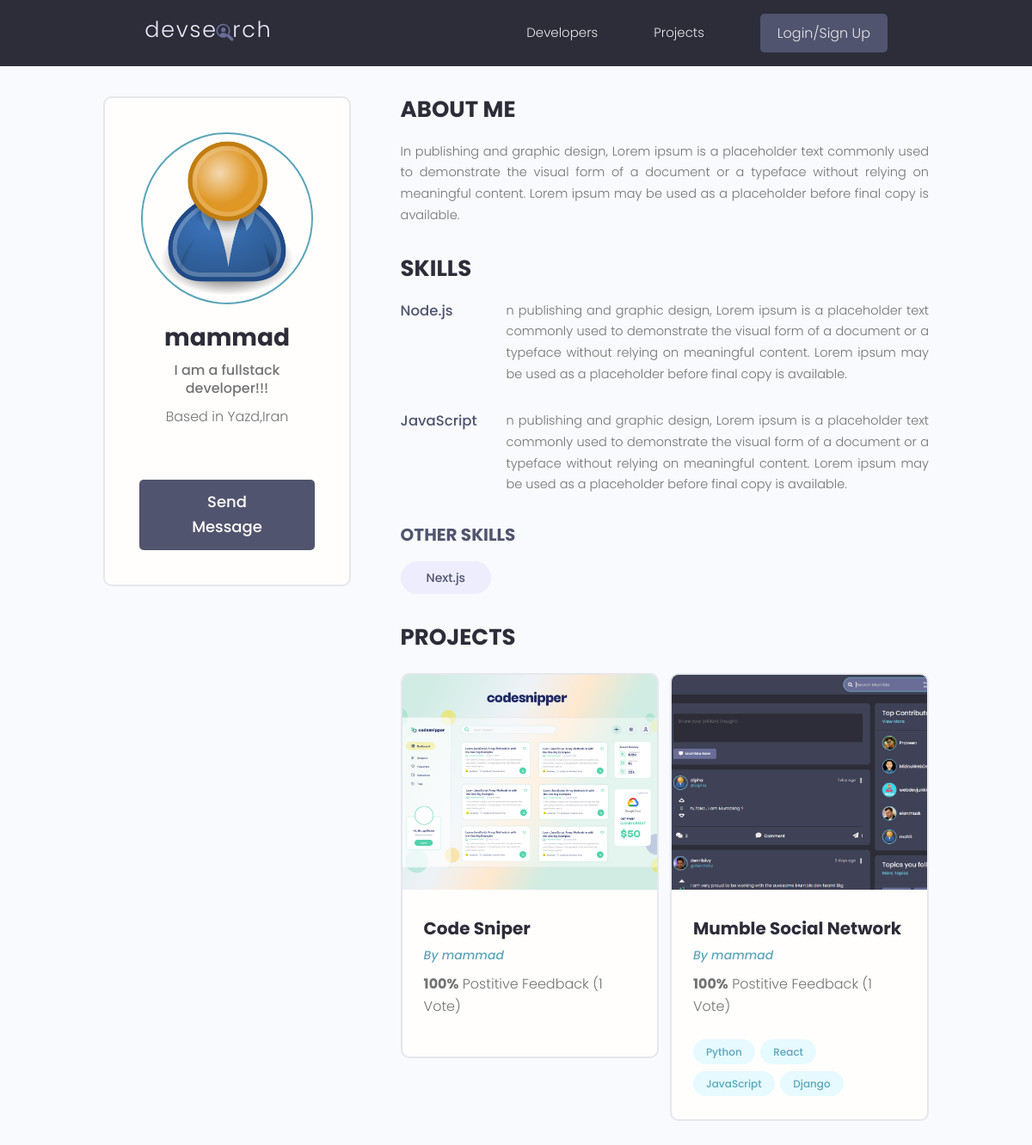
The page /profile/0bf995df-d4d3-4b20-9ab9-788fcb13c756/ on the database its author committed.
### users/models.py (models this page shows, shortened)
class profile(models.Model):
    user=models.OneToOneField(User,on_delete=models.CASCADE , null=True,blank=True)
    name=models.CharField(max_length=200,blank=True,null=True)
    email=models.EmailField(max_length=500,null=True,blank=True)
    username=models.CharField(max_length=200,blank=True,null=True)
    location=models.CharField(max_length=200,blank=True,null=True)
    short_intro=models.CharField(max_length=200,blank=True,null=True)
    bio=models.TextField(blank=True,null=True)
    profile_image=models.ImageField(null=True,blank=True,upload_to='profiles/',default='profiles/user-default.png')
    social_github=models.CharField(max_length=200,blank=True,null=True)
    social_twitter=models.CharField(max_length=200,blank=True,null=True)
    social_linkedin=models.CharField(max_length=200,blank=True,null=True)
    social_youtube=models.CharField(max_length=200,blank=True,null=True)
    social_website=models.CharField(max_length=200,blank=True,null=True)
    created=models.DateTimeField(auto_now_add=True)
    id=models.UUIDField(default=uuid.uuid4,unique=True,editable=False,primary_key=True)

class Skill(models.Model):
    owner=models.ForeignKey(profile,on_delete=CASCADE)
    name=models.CharField(max_length=200,null=True,blank=True)
    description=models.TextField(blank=True,null=True)
    created=models.DateTimeField(auto_now_add=True)
    id=models.UUIDField(default=uuid.uuid4,unique=True,editable=False,primary_key=True)
    def __str__(self):
        return str(self.name)

### projects/models.py (models this page shows, shortened)
class project(models.Model):
    owner=models.ForeignKey(profile , null=True , blank=True , on_delete=models.SET_NULL)
    title=models.CharField(max_length=200)
    description=models.TextField(null=True,blank=True)
    featured_image=models.ImageField(null=True,blank=True ,default="default.jpg")
    demo_link=models.CharField(max_length=2000,null=True,blank=True)
    source_link=models.CharField(max_length=2000,null=True,blank=True)
    tags=models.ManyToManyField('Tag',blank=True)
    total_vote=models.IntegerField(default=0,null=True,blank=True)
    total_ratio=models.IntegerField(default=0,null=True,blank=True)
    created=models.DateTimeField(auto_now_add=True)
    id=models.UUIDField(default=uuid.uuid4,unique=True,editable=False,primary_key=True)
    class Meta:
        ordering=['-total_ratio','-total_vote','title']

class Tag(models.Model):
    name=models.CharField(max_length=200)
    created=models.DateTimeField(auto_now_add=True)
    id=models.UUIDField(default=uuid.uuid4,unique=True,editable=False,primary_key=True)
    def __str__(self):
        return self.name

### users/views.py (the view)
# urls.py: path('profile/<str:pk>/',views.userProfile,name='user-profile'),
def userProfile(request,pk):
    profiles=profile.objects.get(id=pk)
    topSkills = profiles.skill_set.exclude(description__exact="")
    otherSlills=profiles.skill_set.filter(description="")
    context={'profile':profiles,'topSkills':topSkills,'otherSlills':otherSlills}
    return render(request,'users/user-profile.html',context)

### users/templates/users/user-profile.html (shortened to what this page needs)
{% extends 'main.html' %}
{% block content %}
<main class="profile my-md">
    <div class="container">
      <div class="layout">
        <div class="column column--1of3">
          <div class="card text-center">
            <div class="card__body dev">
              <img class="avatar avatar--xl" src="{{profile.profile_image.url}}" />
              <h2 class="dev__name">{{profile.name}}</h2>
              <p class="dev__title">{{profile.short_intro}}</p>
                                    {% if profile.location %}
              <p class="dev__location">Based in {{profile.location}}</p>
                                    {% endif %}
              {% if request.user.profile.id != profile.id %}
              <a href="{% url 'create-message' profile.id %}" class="btn btn--sub btn--lg">Send Message </a>
              {% endif %}
            </div>
          </div>
        </div>
        <div class="column column--2of3">
          <div class="devInfo">
            <h3 class="devInfo__title">About Me</h3>
            <p class="devInfo__about">
              {{profile.bio}}
            </p>
          </div>
          <div class="devInfo">
            <h3 class="devInfo__title">Skills</h3>
            <div class="devInfo__skills">
                {% for skill in topSkills %}
              <div class="devSkill">
                <h4 class="devSkill__title">{{skill}}</h4>
                <p class="devSkill__info">
                  {{skill.description}}
                </p>
              </div>
              {%endfor%}
              <h3 class="devInfo__subtitle">Other Skills</h3>
              {% for skill in otherSlills %}
              <div class="devInfo__otherSkills">
                <span class="tag tag--pill tag--sub tag--lg">
                  <small>{{skill}}</small>
                </span>
              </div>
              {%endfor%}
            </div>
          </div>
          <div class="devInfo">
            <h3 class="devInfo__title">Projects</h3>
            <div class="grid grid--two">
                {% for project in profile.project_set.all %}
              <div class="column">
                <div class="card project">
                  <a href="{% url 'project' project.id %}" class="project">
                    <img class="project__thumbnail" src="{{project.featured_image.url}}" alt="project thumbnail" />
                    <div class="card__body">
                      <h3 class="project__title">{{project.title}}</h3>
                      <p><a class="project__author" href="{% url 'user-profile' project.owner.id %}">By {{project.owner.name}}</a></p>
                      <p class="project--rating">
                        <span style="font-weight: bold;">{{project.total_ratio}}%</span> Postitive
                        Feedback ({{project.total_vote}} Vote{{project.total_vote|pluralize:"s"}})
                      </p>
                      <div class="project__tags">
                          {% for tag in project.tags.all %}
                        <span class="tag tag--pill tag--main">
                          <small>{{tag}}</small>
                        </span>
                        {%endfor%}
                      </div>
                    </div>
                  </a>
                </div>
              </div>
              {%endfor%}
            </div>
          </div>
        </div>
      </div>
    </div>
  </main>
{% endblock %}

### static/styles/app.css (style rules this page uses)
:root { --color-sub: #2d2d39; }
.btn--sub { background-color: var(--color-sub-light); }
.card { border: 2px solid var(--color-light); }
img { width: 100%; }
.profile .card > .dev { padding: 4rem; }
.dev__name { color: var(--color-sub); font-size: 2.8rem; font-weight: 700; margin-top: 1rem; margin-bottom: 0.5rem; }
.dev__title { font-size: 1.6rem; font-weight: 500; line-height: 1.3; }
.dev__location { margin-top: 1rem; }
.devInfo { margin-bottom: 3rem; }
.devInfo__title, .devInfo__subtitle { font-size: 2.6rem; color: var(--color-sub); text-transform: uppercase; font-weight: 700; margin-bottom: 1.5rem; }
.devInfo__subtitle { font-size: 2rem; color: var(--color-sub-light); }
.devInfo__about, .devSkill__info { font-size: 1.45rem; line-height: 1.7; text-align: justify; }
.devSkill { margin-bottom: 3rem; }
.devSkill__title { font-size: 1.65rem; font-weight: 500; color: var(--color-sub-light); }
@media screen and (min-width: 700px) { .devSkill { display: flex; justify-content: space-between; gap: 3rem; } }
@media screen and (min-width: 700px) { .devSkill__info { flex-basis: 80%; } }
.project__author { font-size: 1.4rem; font-style: italic; }
.project--rating { margin-bottom: 1.6em; margin-top: .5em; }
.project__thumbnail { height: 25rem; object-fit: cover; object-position: top center; }
.project__title { font-size: 2rem; font-weight: 700; color: var(--color-sub); }

### static/uikit/styles/modules/_variables.css (style rules this page uses)
:root { --color-main: #5aa5b9; --color-main-light: #e6faff; --color-sub: #3f4156; --color-sub-light: #51546e; --color-sub-lighter: #ededfd; --color-text: #737373; --color-gray: #8b8b8b; --color-light: #e5e7eb; --color-light-gray: #767676; --color-bg: #f8fafd; --color-white: #fffefd; --color-white-light: #f3f3f3; --color-success: #359e64; --color-success-bg: #def8e8; --color-error: #fc4b0b; --color-error-bg: #fff2ee; --font-base: 'Poppins', arial, helvetica, 'Segoe UI', roboto, ubuntu, sans-serif; --font-monospace: 'Fira Code', 'Courier New', courier, monospace; --font-regular: 300; --font-medium: 500; --font-bold: 700; --generic-shadow: 1px 1px 5px #00000010; --generic-transition: all 0.3s ease-in-out; }

### static/uikit/styles/modules/_base.css (style rules this page uses)
* { margin: 0; padding: 0; box-sizing: border-box; text-rendering: optimizeLegibility; color: inherit; font-size: inherit; }
html { font-size: 50%; }
@media only screen and (min-width: 480px) { html { font-size: 56.25%; } }
@media only screen and (min-width: 1200px) { html { font-size: 62.5%; } }
body { line-height: 1.6; font-weight: 400; font-size: 1.5rem; color: var(--color-text); background-color: var(--color-bg); min-height: 100vh; }

### static/uikit/styles/modules/_typography.css (style rules this page uses)
* { font-family: var(--font-base); }
h2 { font-size: 3.6rem; font-weight: var(--font-bold); }
h3 { font-size: 3.2rem; font-weight: var(--font-medium); }
h4 { font-size: 2.8rem; font-weight: var(--font-medium); }
p, span, strong { font-size: 1.6rem; color: var(--color-text); font-weight: var(--font-regular); }
a { padding-bottom: 2px; text-decoration: none; display: inline-block; color: var(--color-main); font-weight: var(--font-medium); }

### static/uikit/styles/modules/_utilities.css (style rules this page uses)
.container { width: 92%; max-width: 165rem; margin: 0 auto; box-sizing: border-box; }
@media screen and (min-width: 1000px) { .container { width: 90%; } }
@media screen and (min-width: 1200px) { .container { width: 80%; } }
.text-center { text-align: center; }
.my-md { margin: 3rem auto; }

### static/uikit/styles/modules/_avatar.css (style rules this page uses)
.avatar { border-radius: 50%; border: 2px solid var(--color-main); object-fit: cover; }
.avatar--xl { height: 20rem; width: 20rem; }

### static/uikit/styles/modules/_button.css (style rules this page uses)
.btn { display: inline-block; position: relative; cursor: pointer; background-color: var(--color-light); font-weight: var(--font-medium); color: var(--color-sub); text-decoration: none; padding: 1rem 2rem; border-radius: 0.5rem; border: none; width: -webkit-fit-content; width: -moz-fit-content; width: fit-content; height: -webkit-fit-content; height: -moz-fit-content; height: fit-content; font-size: 1.6rem; outline-width: 0; outline-color: transparent; -webkit-backface-visibility: hidden; backface-visibility: hidden; transition: all 0.3s ease-in-out; }
.btn--sub { background-color: var(--color-sub); color: var(--color-white); }
.btn--lg { font-size: 1.8rem; padding: 1.2rem 4.5rem; }

### static/uikit/styles/modules/_card.css (style rules this page uses)
.card { border-radius: 1rem; background-color: var(--color-white); border: 1.5px solid var(--color-light); width: auto; height: auto; margin-top: 0.5rem; margin-bottom: 0.5rem; overflow: hidden; }
.card__body, .card__header { padding: 2rem 2.5rem; }

### rows shown on the page
profile: profile_image (placeholder picture), name "mammad", short_intro "I am a fullstack developer!!!", location "Yazd,Iran", bio "In publishing and graphic design, Lorem ipsum is a placeholder text commonly used to demonstrate the visual form of a document or a typeface without relying on meaningful content. Lorem ipsum may be used as a placeholder before final copy is available."
Skill: name "Node.js", description "n publishing and graphic design, Lorem ipsum is a placeholder text commonly used to demonstrate the visual form of a document or a typeface without relying on meaningful content. Lorem ipsum may be used as a placeholder before final copy is available."
Skill: name "JavaScript", description "n publishing and graphic design, Lorem ipsum is a placeholder text commonly used to demonstrate the visual form of a document or a typeface without relying on meaningful content. Lorem ipsum may be used as a placeholder before final copy is available."
Skill: name "Next.js"
project: featured_image (picture), title "Code Sniper", owner.name "mammad", total_ratio "100", total_vote "1"
project: featured_image (picture), title "Mumble Social Network", owner.name "mammad", total_ratio "100", total_vote "1"
Tag: name "Python"
Tag: name "React"
Tag: name "JavaScript"
Tag: name "Django"
